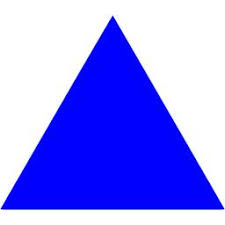
#> input picture projet_robot/projet_robot/Simulation/traitement d'images/triangle.jpeg, 225 x 225 px
$ python Vision.py
#> lines starting #> are read from the running program, lines starting #| are printed output that depends on the picture
from PIL import Image,ImageFilter,ImageDraw,ImageOps
import numpy as np
import scipy
#création image
#dimensions
dim_fond_image_width = 300
dim_fond_image_height = 200

pos_pixelx1 = 120
pos_pixelx2 = 150
pos_pixely1 = 120
pos_pixely2 = 150

#couleur motif
couleur = (255,0,0)
#création du fond
new = Image.new("RGB",(dim_fond_image_width,dim_fond_image_height))
#> new: PIL image 300x200 RGB; every value is 0

#céation du motif
for x in range(pos_pixelx1,pos_pixelx2):
    for y in range(pos_pixely1,pos_pixely2):
        new.putpixel((x,y),couleur)
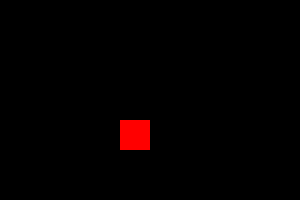
#> new: PIL image 300x200 RGB; mean R, G, B 3.8, 0, 0

#save image
new.save("test.jpg")

#load image

image_triangle = Image.open("triangle.jpeg")
#> image_triangle is the input picture: PIL image 225x225 RGB; mean R, G, B 144.7, 144.9, 252.5
image_r = Image.open("ribu.jpeg")
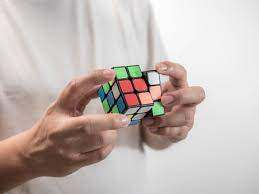
#> input picture projet_robot/projet_robot/Simulation/traitement d'images/ribu.jpeg, 259 x 194 px
#> image_r is the input picture: PIL image 259x194 RGB; mean R, G, B 195.9, 184.7, 180.3
#> (the run stopped early here; a loop or call above may not have finished)
